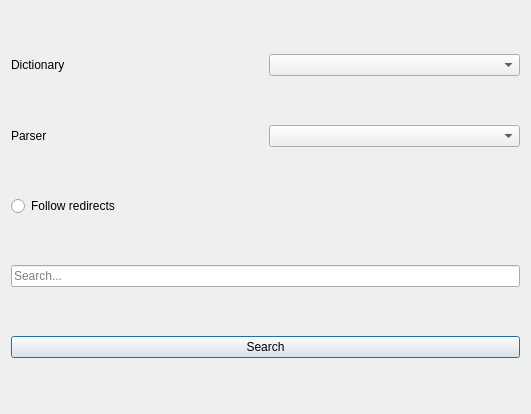
<?xml version="1.0" encoding="UTF-8"?>
<ui version="4.0">
 <class>Dialog</class>
 <widget class="QDialog" name="Dialog">
  <property name="geometry">
   <rect>
    <x>0</x>
    <y>0</y>
    <width>531</width>
    <height>414</height>
   </rect>
  </property>
  <property name="windowTitle">
   <string>Dialog</string>
  </property>
  <layout class="QGridLayout" name="gridLayout">
   <item row="11" column="0">
    <widget class="QLabel" name="label_2">
     <property name="text">
      <string>Parser</string>
     </property>
    </widget>
   </item>
   <item row="13" column="0" colspan="2">
    <widget class="QLineEdit" name="search_edit">
     <property name="styleSheet">
      <string notr="true"/>
     </property>
     <property name="placeholderText">
      <string>Search...</string>
     </property>
    </widget>
   </item>
   <item row="10" column="1">
    <widget class="QComboBox" name="file"/>
   </item>
   <item row="12" column="0" colspan="2">
    <widget class="QRadioButton" name="follow_redirects">
     <property name="text">
      <string>Follow redirects</string>
     </property>
    </widget>
   </item>
   <item row="10" column="0">
    <widget class="QLabel" name="label">
     <property name="text">
      <string>Dictionary</string>
     </property>
    </widget>
   </item>
   <item row="11" column="1">
    <widget class="QComboBox" name="parser"/>
   </item>
   <item row="14" column="0" colspan="2">
    <widget class="QPushButton" name="search_button">
     <property name="text">
      <string>Search</string>
     </property>
     <property name="default">
      <bool>true</bool>
     </property>
    </widget>
   </item>
  </layout>
 </widget>
 <resources/>
 <connections/>
</ui>
